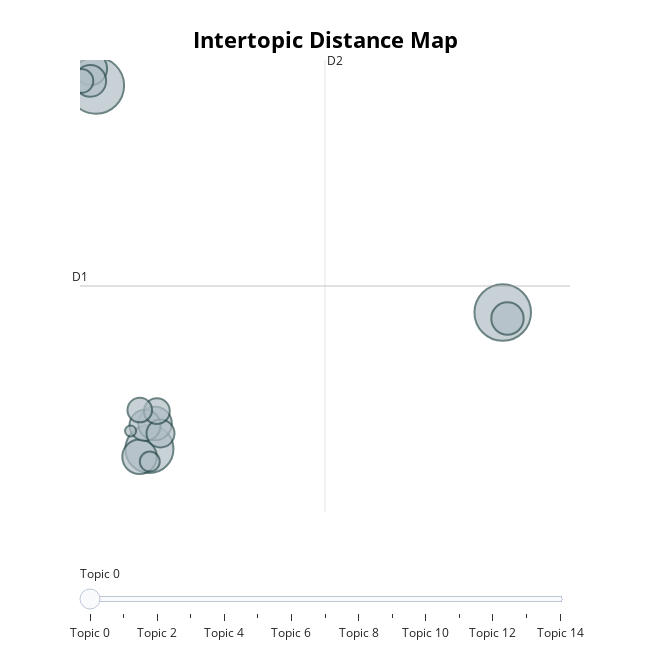

Notebook code cell kept with this figure:
### Code cell
topic_model_kmeans.visualize_barchart(top_n_topics=15)
topic_model_kmeans.visualize_topics()

### Figure 1 — Plotly figure (JSON) as saved in the notebook; plotly's stock layout.template omitted (floating-point values rounded to 4 significant figures)
{"data": [{"customdata": [[0, "ganjar | dukung | rakyat | mahfud | pimpin", 6637], [1, "03 | pasang | calon | dukung | pilih", 6593], [2, "ganjar | orang | mahfud | dukung | rakyat", 4794], [3, "ganjar | kampanye | prof | kayak | mahfud", 2467], [4, "ganjar | mahfud | muda | jalan | hukum", 2344], [5, "presiden | calon | pilih | ganjar | wakil", 2250], [6, "menang | bal | ganjar | cinta | mahfud", 2172], [7, "politik | debat | presiden | calon | 03", 2070], [8, "indonesia | ganjar | mahfud | pimpin | maju", 2008], [9, "program | gratis | internet | ganjar | mikro", 1622], [10, "kerja | fokus | ganjar | mahfud | optimis", 1376], [11, "positif | ekonomi | mahfud | ganjar | ubah", 1254], [12, "demokrasi | partai | juang | indonesia | jokowi", 1171], [13, "suara | palestina | israel | porno | ganjar", 826], [14, "koruptor | nusakambangan | penjara | korupsi | berantas", 251]], "hovertemplate": "<b>Topic %{customdata[0]}</b><br>%{customdata[1]}<br>Size: %{customdata[2]}", "legendgroup": "", "marker": {"color": "#B0BEC5", "line": {"color": "DarkSlateGrey", "width": 2}, "size": [6637, 6593, 4794, 2467, 2344, 2250, 2172, 2070, 2008, 1622, 1376, 1254, 1171, 826, 251], "sizemode": "area", "sizeref": 4.148, "symbol": "circle"}, "mode": "markers", "name": "", "orientation": "v", "showlegend": false, "type": "scatter", "x": [20.33, 0.2606, 2.9, 2.411, 3.176, 0.0006541, 20.56, -0.01528, 2.684, 3.446, 3.268, 2.423, -0.4561, 2.917, 1.97], "xaxis": "x", "y": [-7.39, 1.575, -12.78, -13.09, -11.77, 2.247, -7.624, 1.758, -11.84, -12.17, -11.28, -11.24, 1.755, -13.27, -12.07], "yaxis": "y"}], "layout": {"annotations": [{"showarrow": false, "text": "D1", "x": -0.5245, "y": -6.341, "yshift": 10}, {"showarrow": false, "text": "D2", "x": 11.56, "xshift": 10, "y": 2.584}], "height": 650, "hoverlabel": {"bgcolor": "white", "font": {"family": "Rockwell", "size": 16}}, "legend": {"itemsizing": "constant", "tracegroupgap": 0}, "margin": {"t": 60}, "shapes": [{"line": {"color": "#CFD8DC", "width": 2}, "type": "line", "x0": 11.56, "x1": 11.56, "y0": -15.27, "y1": 2.584}, {"line": {"color": "#9E9E9E", "width": 2}, "type": "line", "x0": -0.5245, "x1": 23.64, "y0": -6.341, "y1": -6.341}], "sliders": [{"active": 0, "pad": {"t": 50}, "steps": [{"args": [{"marker.color": [["red", "#B0BEC5", "#B0BEC5", "#B0BEC5", "#B0BEC5", "#B0BEC5", "#B0BEC5", "#B0BEC5", "#B0BEC5", "#B0BEC5", "#B0BEC5", "#B0BEC5", "#B0BEC5", "#B0BEC5", "#B0BEC5"]]}], "label": "Topic 0", "method": "update"}, {"args": [{"marker.color": [["#B0BEC5", "red", "#B0BEC5", "#B0BEC5", "#B0BEC5", "#B0BEC5", "#B0BEC5", "#B0BEC5", "#B0BEC5", "#B0BEC5", "#B0BEC5", "#B0BEC5", "#B0BEC5", "#B0BEC5", "#B0BEC5"]]}], "label": "Topic 1", "method": "update"}, {"args": [{"marker.color": [["#B0BEC5", "#B0BEC5", "red", "#B0BEC5", "#B0BEC5", "#B0BEC5", "#B0BEC5", "#B0BEC5", "#B0BEC5", "#B0BEC5", "#B0BEC5", "#B0BEC5", "#B0BEC5", "#B0BEC5", "#B0BEC5"]]}], "label": "Topic 2", "method": "update"}, {"args": [{"marker.color": [["#B0BEC5", "#B0BEC5", "#B0BEC5", "red", "#B0BEC5", "#B0BEC5", "#B0BEC5", "#B0BEC5", "#B0BEC5", "#B0BEC5", "#B0BEC5", "#B0BEC5", "#B0BEC5", "#B0BEC5", "#B0BEC5"]]}], "label": "Topic 3", "method": "update"}, {"args": [{"marker.color": [["#B0BEC5", "#B0BEC5", "#B0BEC5", "#B0BEC5", "red", "#B0BEC5", "#B0BEC5", "#B0BEC5", "#B0BEC5", "#B0BEC5", "#B0BEC5", "#B0BEC5", "#B0BEC5", "#B0BEC5", "#B0BEC5"]]}], "label": "Topic 4", "method": "update"}, {"args": [{"marker.color": [["#B0BEC5", "#B0BEC5", "#B0BEC5", "#B0BEC5", "#B0BEC5", "red", "#B0BEC5", "#B0BEC5", "#B0BEC5", "#B0BEC5", "#B0BEC5", "#B0BEC5", "#B0BEC5", "#B0BEC5", "#B0BEC5"]]}], "label": "Topic 5", "method": "update"}, {"args": [{"marker.color": [["#B0BEC5", "#B0BEC5", "#B0BEC5", "#B0BEC5", "#B0BEC5", "#B0BEC5", "red", "#B0BEC5", "#B0BEC5", "#B0BEC5", "#B0BEC5", "#B0BEC5", "#B0BEC5", "#B0BEC5", "#B0BEC5"]]}], "label": "Topic 6", "method": "update"}, {"args": [{"marker.color": [["#B0BEC5", "#B0BEC5", "#B0BEC5", "#B0BEC5", "#B0BEC5", "#B0BEC5", "#B0BEC5", "red", "#B0BEC5", "#B0BEC5", "#B0BEC5", "#B0BEC5", "#B0BEC5", "#B0BEC5", "#B0BEC5"]]}], "label": "Topic 7", "method": "update"}, {"args": [{"marker.color": [["#B0BEC5", "#B0BEC5", "#B0BEC5", "#B0BEC5", "#B0BEC5", "#B0BEC5", "#B0BEC5", "#B0BEC5", "red", "#B0BEC5", "#B0BEC5", "#B0BEC5", "#B0BEC5", "#B0BEC5", "#B0BEC5"]]}], "label": "Topic 8", "method": "update"}, {"args": [{"marker.color": [["#B0BEC5", "#B0BEC5", "#B0BEC5", "#B0BEC5", "#B0BEC5", "#B0BEC5", "#B0BEC5", "#B0BEC5", "#B0BEC5", "red", "#B0BEC5", "#B0BEC5", "#B0BEC5", "#B0BEC5", "#B0BEC5"]]}], "label": "Topic 9", "method": "update"}, {"args": [{"marker.color": [["#B0BEC5", "#B0BEC5", "#B0BEC5", "#B0BEC5", "#B0BEC5", "#B0BEC5", "#B0BEC5", "#B0BEC5", "#B0BEC5", "#B0BEC5", "red", "#B0BEC5", "#B0BEC5", "#B0BEC5", "#B0BEC5"]]}], "label": "Topic 10", "method": "update"}, {"args": [{"marker.color": [["#B0BEC5", "#B0BEC5", "#B0BEC5", "#B0BEC5", "#B0BEC5", "#B0BEC5", "#B0BEC5", "#B0BEC5", "#B0BEC5", "#B0BEC5", "#B0BEC5", "red", "#B0BEC5", "#B0BEC5", "#B0BEC5"]]}], "label": "Topic 11", "method": "update"}, {"args": [{"marker.color": [["#B0BEC5", "#B0BEC5", "#B0BEC5", "#B0BEC5", "#B0BEC5", "#B0BEC5", "#B0BEC5", "#B0BEC5", "#B0BEC5", "#B0BEC5", "#B0BEC5", "#B0BEC5", "red", "#B0BEC5", "#B0BEC5"]]}], "label": "Topic 12", "method": "update"}, {"args": [{"marker.color": [["#B0BEC5", "#B0BEC5", "#B0BEC5", "#B0BEC5", "#B0BEC5", "#B0BEC5", "#B0BEC5", "#B0BEC5", "#B0BEC5", "#B0BEC5", "#B0BEC5", "#B0BEC5", "#B0BEC5", "red", "#B0BEC5"]]}], "label": "Topic 13", "method": "update"}, {"args": [{"marker.color": [["#B0BEC5", "#B0BEC5", "#B0BEC5", "#B0BEC5", "#B0BEC5", "#B0BEC5", "#B0BEC5", "#B0BEC5", "#B0BEC5", "#B0BEC5", "#B0BEC5", "#B0BEC5", "#B0BEC5", "#B0BEC5", "red"]]}], "label": "Topic 14", "method": "update"}]}], "title": {"font": {"color": "Black", "size": 22}, "text": "<b>Intertopic Distance Map</b>", "x": 0.5, "xanchor": "center", "y": 0.95, "yanchor": "top"}, "width": 650, "xaxis": {"anchor": "y", "domain": [0, 1], "range": [-0.5245, 23.64], "title": {"text": ""}, "visible": false}, "yaxis": {"anchor": "x", "domain": [0, 1], "range": [-15.27, 2.584], "title": {"text": ""}, "visible": false}}}
